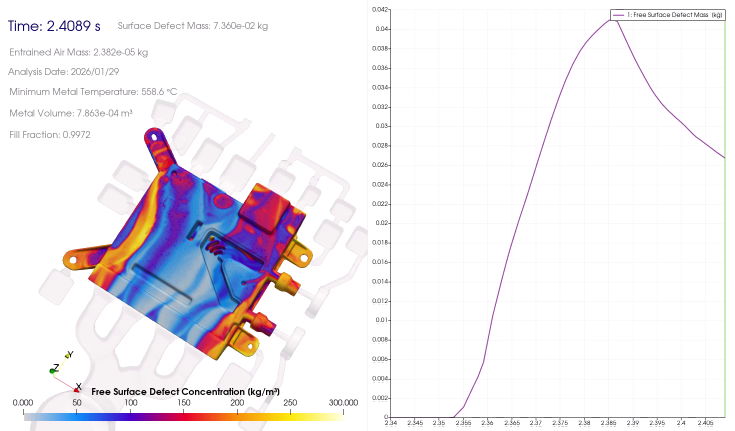
#> input picture test.png, 1470 x 862 px (shown at 1/2 size)
$ python -i curve_parser.py   (imports and definitions only)
#> lines starting #> are read from the running program, lines starting #| are printed output that depends on the picture; after the words box and inside, x2 and y2 are one past the last pixel; in counts of white or black regions, pixels touching at a corner belong together
import cv2
import numpy as np
import pytesseract
import os
import re

# Set Tesseract path
BASE_DIR = os.path.dirname(os.path.abspath(__file__))
LOCAL_TESSERACT = os.path.join(BASE_DIR, "Tesseract-OCR", "tesseract.exe")

# Common system paths for Tesseract
SYSTEM_PATHS = [
    r"C:\Program Files\Tesseract-OCR\tesseract.exe",
    r"C:\Program Files (x86)\Tesseract-OCR\tesseract.exe",
    os.path.join(os.getenv("LOCALAPPDATA", ""), r"Tesseract-OCR\tesseract.exe")
]

# Determine Tesseract command
TESSERACT_CMD = None
# [15 lines not run here, left out]

class CurveParser:
    def __init__(self, image_path):
#> called with image_path = 'test.png'
        self.image_path = image_path
        # Use imdecode to handle Chinese paths on Windows
        try:
            self.img = cv2.imdecode(np.fromfile(image_path, dtype=np.uint8), cv2.IMREAD_COLOR)
#> self.img is the input picture: shape (862, 1470, 3); mean B, G, R 240.4, 235.9, 239.4
        except Exception:
            self.img = None

        if self.img is None:
            # Fallback to standard imread just in case
            self.img = cv2.imread(image_path)

        if self.img is None:
            raise ValueError(f"Could not load image: {image_path}")
        self.gray = cv2.cvtColor(self.img, cv2.COLOR_BGR2GRAY)
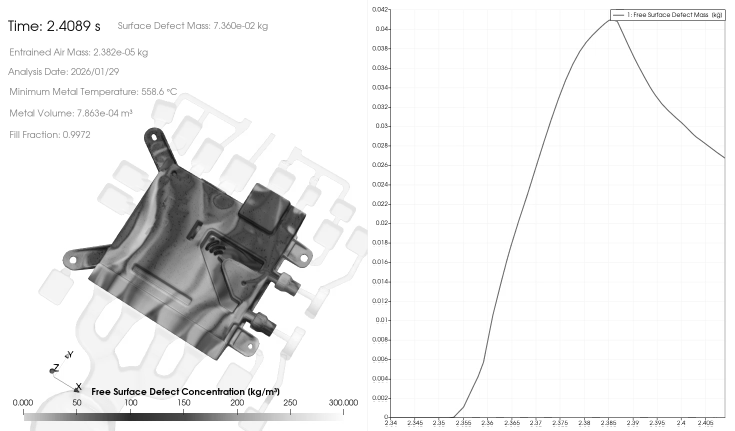
#> self.gray: shape (862, 1470) (shown at 1/2 size); min 0, max 255, mean 237.4
        self.height, self.width = self.img.shape[:2]
#> self.height = 862; self.width = 1470

    def detect_chart_area(self):
        """
        Detects potential chart areas.
        Returns a list of candidate rects (x, y, w, h), sorted by area (largest first).
        """
        # Method 1: Thresholding (good for white backgrounds)
        _, thresh = cv2.threshold(self.gray, 240, 255, cv2.THRESH_BINARY)
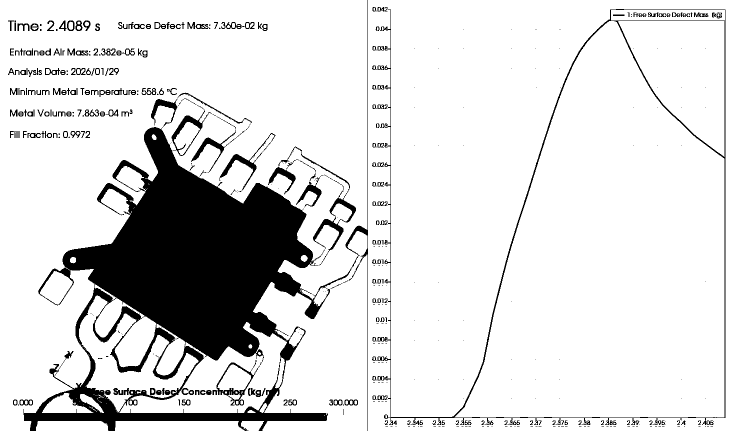
#> thresh: shape (862, 1470) (shown at 1/2 size); 86% white; 493 black regions (234 under 20 px), largest, box (x1, y1, x2, y2) and area: (47, 0, 736, 862) 143905, (753, 18, 1451, 850) 8867, (561, 293, 712, 531) 2287
        # Invert so white background becomes black, black lines become white
        thresh_inv = cv2.bitwise_not(thresh)

        # Method 2: Canny Edges (good for finding frames)
        edges = cv2.Canny(self.gray, 50, 150)
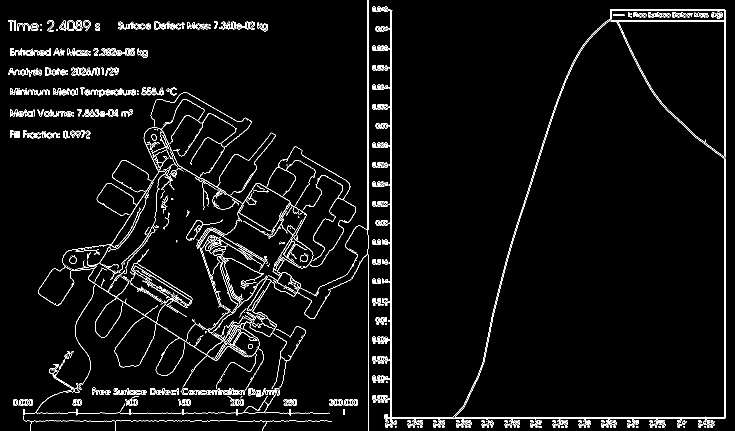
#> edges: shape (862, 1470) (shown at 1/2 size); 3.8% white in thin lines or dots

        # Combine
        combined = cv2.bitwise_or(thresh_inv, edges)
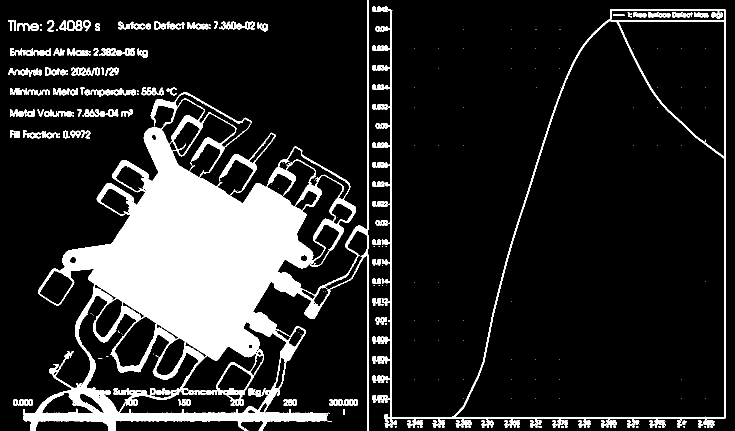
#> combined: shape (862, 1470) (shown at 1/2 size); 15.6% white; 359 white regions (201 under 20 px), largest, box (x1, y1, x2, y2) and area: (46, 0, 737, 862) 157185, (744, 18, 1452, 851) 18585, (438, 265, 551, 390) 1518

        # Dilate to connect broken lines (grid lines, axis lines)
        kernel = np.ones((3,3), np.uint8)
        dilated = cv2.dilate(combined, kernel, iterations=2)
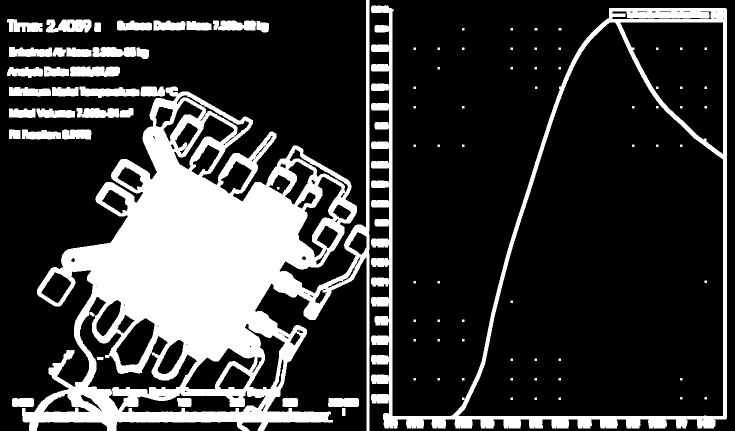
#> dilated: shape (862, 1470) (shown at 1/2 size); 23% white; 96 white regions

        contours, _ = cv2.findContours(dilated, cv2.RETR_EXTERNAL, cv2.CHAIN_APPROX_SIMPLE)
#> contours = 65 contours, 30 with area under 20; largest, box (x1, y1, x2, y2) and area: (742, 11, 1454, 857) 358316, (44, 0, 739, 862) 270286, (92, 39, 183, 65) 1820, (140, 133, 240, 154) 1739, (159, 173, 279, 196) 1705

        candidates = []
        img_area = self.width * self.height
#> img_area = 1267140

        for cnt in contours:
            x, y, w, h = cv2.boundingRect(cnt)
            area = w * h
            # Filter out small areas (noise) - assume chart is at least 5% of image
            if area > (img_area * 0.05):
                candidates.append((x, y, w, h))
#> this loop made 65 passes
#> (cnt, x, y, w, h, area) on passes 1, 5, 6, 7, 8, 9, 10, 11, 12: ([[684, 816], [684, 831], [690, 831], [690, 816]], 684, 816, 7, 16, 112), ([[924, 756], [924, 760], [928, 760], [928, 756]], 924, 756, 5, 5, 25), ([[875, 756], [875, 760], [879, 760], [879, 756]], 875, 756, 5, 5, 25), ([[827, 756], [827, 760], [831, 760], [831, 756]], 827, 756, 5, 5, 25), ([[924, 678], [924, 682], [928, 682], [928, 678]], 924, 678, 5, 5, 25), ([[875, 678], [875, 682], [879, 682], [879, 678]], 875, 678, 5, 5, 25), ([[827, 678], [827, 682], [831, 682], [831, 678]], 827, 678, 5, 5, 25), ([[924, 639], [924, 643], [928, 643], [928, 639]], 924, 639, 5, 5, 25), ([[875, 639], [875, 643], [879, 643], [879, 639]], 875, 639, 5, 5, 25)
#> (x, y, w, h, area) on passes 2, 3, 4, 19, 20, 21: (656, 796, 62, 18, 1116), (565, 796, 31, 18, 558), (24, 796, 44, 18, 792), (124, 259, 59, 20, 1180), (44, 259, 78, 20, 1560), (18, 259, 23, 19, 437)
#> after the loop, candidates = [(742, 11, 712, 846), (44, 0, 695, 862)]

        # Sort by area descending
        candidates.sort(key=lambda r: r[2] * r[3], reverse=True)

        return candidates

    def calibrate_y_axis(self, chart_rect):
        """
        OCR the area to the left of the chart to find Y-axis labels.
        Returns a function (or m, c) to map pixel Y to physical Y.
        """
        x, y, w, h = chart_rect

        # Strategy Update:
        # The 'chart_rect' is likely the entire white background including labels.
        # We should look at the left side of this rect, not outside it, especially if x=0.

        # Define ROI: Left 15% of the chart rect, or fixed 150px, whichever is reasonable.
        # But we also need to consider if we detected the 'inner' plot area.
        # Let's cover a strip that straddles the left edge 'x'.
        # [x - 50, x + 150]

        roi_x_start = max(0, x - 50)
        roi_x_end = min(self.width, x + 150)
        roi_w = roi_x_end - roi_x_start

        roi_y = y - 20
        roi_h = h + 40
        roi_y = max(0, roi_y)
        roi_h = min(self.height - roi_y, roi_h)

        if roi_w <= 10 or roi_h <= 10:
             return None

        y_axis_roi = self.img[roi_y:roi_y+roi_h, roi_x_start:roi_x_start+roi_w]

        # --- Preprocess for OCR (Enhanced) ---
        # 1. Resize: Scale up by 3x to help with small fonts
        scale_factor = 3
        roi_large = cv2.resize(y_axis_roi, None, fx=scale_factor, fy=scale_factor, interpolation=cv2.INTER_CUBIC)

        roi_gray = cv2.cvtColor(roi_large, cv2.COLOR_BGR2GRAY)

        # 2. Thresholding: Use adaptive or Otsu
        _, roi_thresh = cv2.threshold(roi_gray, 0, 255, cv2.THRESH_BINARY + cv2.THRESH_OTSU)

        # Debug: save OCR ROI
        # cv2.imwrite(f"debug_roi_{x}.png", roi_thresh)

        # Use Tesseract to get data with bounding boxes
        # psm 6: Assume a single uniform block of text.
        try:
            data = pytesseract.image_to_data(roi_thresh, output_type=pytesseract.Output.DICT, config='--psm 6')
        except Exception as e:
            print(f"OCR Error: {e}")
            return None

        points = []
        for i, text in enumerate(data['text']):
            text = text.strip()
            if not text:
                continue

            # print(f"DEBUG OCR RAW: '{text}'") # ADDED DEBUG

            # Clean text: replace common OCR errors for numbers
            # e.g. "O" -> "0", "l" -> "1", spaces -> dots if likely float
            clean_text = text.replace('O', '0').replace('o', '0').replace('l', '1').replace(' ', '.')

            # Handle cases where "0.042" might be read as "0 042" or "0042" if dot is missed
            # But regex below handles most non-numeric removal.

            # Remove non-numeric chars except . and - and e (scientific notation)
            clean_text = re.sub(r'[^\d.-eE]', '', clean_text)

            try:
                if not clean_text: continue
                val = float(clean_text)

                # Get center Y of the text box relative to ROI
                # Remember to scale back the coordinates!
                text_mid_y_scaled = data['top'][i] + data['height'][i] / 2
                text_mid_y = text_mid_y_scaled / scale_factor

                # Convert to global Y
                global_y = roi_y + text_mid_y

                points.append((global_y, val))
                # Debug print for analysis
                print(f"DEBUG OCR: Found axis label: {val} at y={global_y}")
            except ValueError:
                continue

        if len(points) < 2:
            # print("Warning: Not enough Y-axis points found for calibration.")
            return None

        # Linear Regression: Phys = m * Pixel + c
        pixel_ys = np.array([p[0] for p in points])
        phys_vals = np.array([p[1] for p in points])

        # RANSAC-like robust fitting
        best_m, best_c = 0, 0
        best_inliers_count = 0
        best_error = float('inf')

        # Iterative fitting
        points_arr = np.array(points)
        pixel_ys = points_arr[:, 0]
        phys_vals = points_arr[:, 1]

        # Try to fit multiple times or just standard RANSAC
        # Simplified RANSAC:
        n_points = len(points)
        if n_points < 3:
            # Fallback to simple least squares
             A = np.vstack([pixel_ys, np.ones(len(pixel_ys))]).T
             m, c = np.linalg.lstsq(A, phys_vals, rcond=None)[0]
             return m, c

        for _ in range(20): # 20 iterations
            # Pick 2 random points
            indices = np.random.choice(n_points, 2, replace=False)
            p1 = points[indices[0]]
            p2 = points[indices[1]]

            if abs(p1[0] - p2[0]) < 5: continue # Too close in Y

            # Fit line
            m_curr = (p1[1] - p2[1]) / (p1[0] - p2[0])
            c_curr = p1[1] - m_curr * p1[0]

            # Count inliers
            expected_vals = m_curr * pixel_ys + c_curr
            errors = np.abs(expected_vals - phys_vals)

            # Threshold: 10% of value range or fixed small value?
            # Y-axis values are small (0.04), so error threshold must be small.
            # But X-axis labels (235) will have HUGE error.
            # Let's use a relative threshold or fixed small number if values are small.
            # If values are ~0.04, threshold 0.005 is good.

            inliers = errors < 0.01 # Strict threshold for small numbers
            inliers_count = np.sum(inliers)

            if inliers_count > best_inliers_count:
                best_inliers_count = inliers_count
                best_m = m_curr
                best_c = c_curr

        # Final refit with all inliers
        if best_inliers_count > 2:
            expected_vals = best_m * pixel_ys + best_c
            errors = np.abs(expected_vals - phys_vals)
            inliers_mask = errors < 0.01

            clean_pixels = pixel_ys[inliers_mask]
            clean_phys = phys_vals[inliers_mask]

            A = np.vstack([clean_pixels, np.ones(len(clean_pixels))]).T
            m, c = np.linalg.lstsq(A, clean_phys, rcond=None)[0]
            return m, c
        else:
            return None # Failed to find a good line

    # [57 lines left out: function get_curve_end_value, not called in this run]

    def parse(self):
        # 1. Detect Chart Candidates
        candidates = self.detect_chart_area()
#> candidates = [(742, 11, 712, 846), (44, 0, 695, 862)]
        if not candidates:
            print("Error: Could not detect any potential chart area.")
            return None

        # 2. Try to Calibrate on candidates
        # We iterate through the top 3 candidates (largest areas)
        for i, rect in enumerate(candidates[:3]):
            # print(f"Checking candidate {i}: {rect}")
            calibration = self.calibrate_y_axis(rect)

            if calibration:
                m, c = calibration
                # print(f"Calibration successful on candidate {i}: m={m:.4f}, c={c:.2f}")

                # 3. Get End Value
                result = self.get_curve_end_value(rect, m, c)
                if result is not None:
                    return result
                else:
                    print(f"Warning: Calibration OK but no curve found in candidate {i}.")
            else:
                pass
#> this loop made 1 pass
#> (x in calibrate_y_axis, y in calibrate_y_axis, w in calibrate_y_axis, h in calibrate_y_axis, roi_x_start in calibrate_y_axis, roi_x_end in calibrate_y_axis, roi_w in calibrate_y_axis, roi_y in calibrate_y_axis) on pass 1: (742, 11, 712, 846, 692, 892, 200, 0)
#> pass 1, in calibrate_y_axis, `y_axis_roi = self.img[roi_y:roi_y+roi_h, roi_x_start:roi_x_start+roi_w]`:
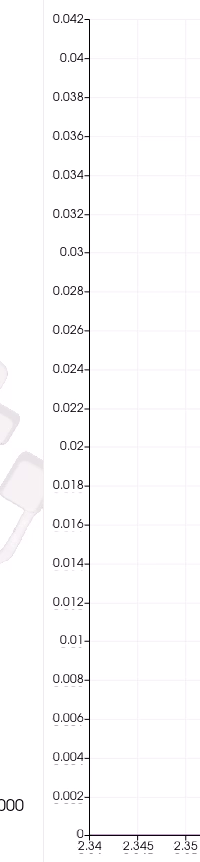
#> y_axis_roi: shape (862, 200, 3); mean B, G, R 250.4, 250, 250.4
#> pass 1, in calibrate_y_axis, `_, roi_thresh = cv2.threshold(roi_gray, 0, 255, cv2.THRESH_BINARY + cv..`:
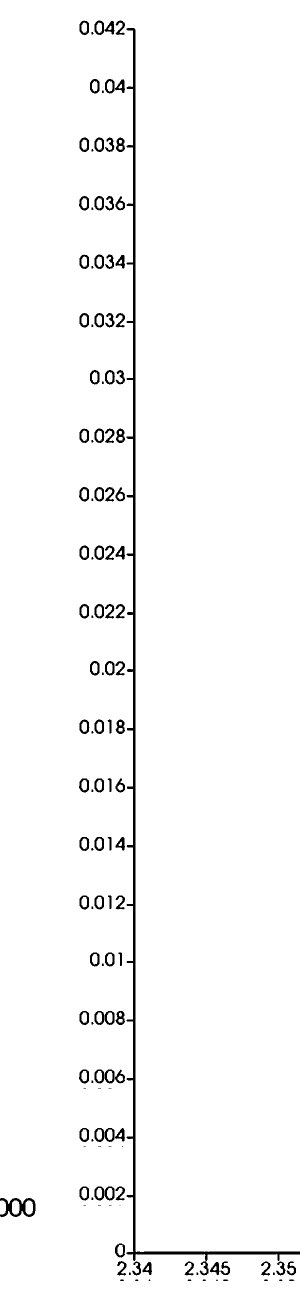
#> roi_thresh: shape (2586, 600) (shown at 1/2 size); 97.4% white; 137 black regions (40 under 20 px), largest, box (x1, y1, x2, y2) and area: (253, 56, 600, 2551) 15864, (0, 2396, 71, 2434) 1193, (231, 1439, 250, 1468) 304
                # print(f"Calibration failed on candidate {i}.")

        print("Error: Failed to extract data from any candidate area.")
        return None

# [7 lines not run here, left out]

#> (the run stopped early here; a loop or call above may not have finished)
